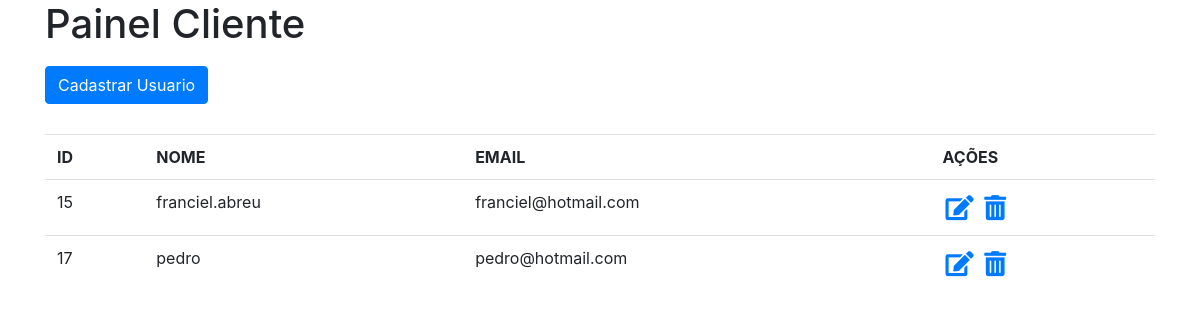
/projeto_Franciel/cliente.php, run on an earlier commit of the app's database.
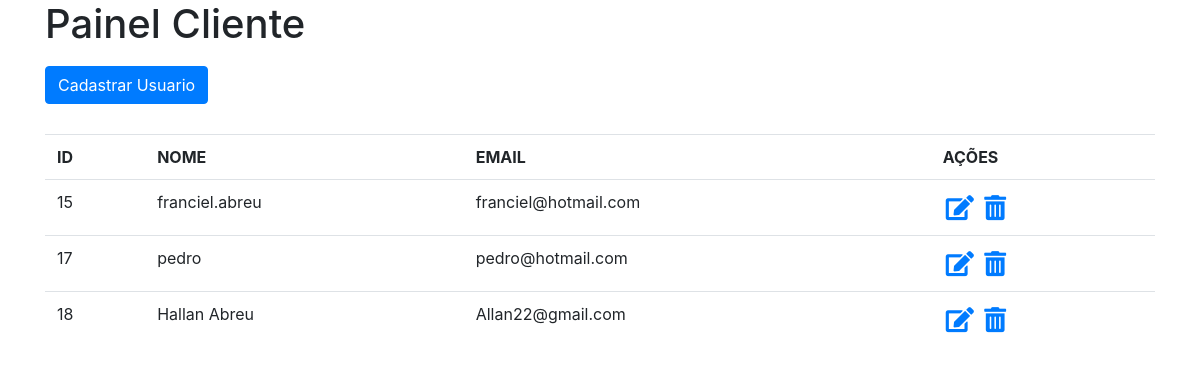
And on a later commit of the database.
### tables this page shows
CREATE TABLE `usuario` (
  `id` int(11) NOT NULL,
  `nome` varchar(150) NOT NULL,
  `email` varchar(150) NOT NULL,
  `senha` varchar(150) NOT NULL
);

### projeto_Franciel/cliente.class.php (called while the page is built, shortened)
<?php
Class Cliente{
    private $pdo;
    public function __construct()
    {
        $this->pdo = new PDO("mysql:dbname=projeto;host=localhost","root","");
    }
    public function getAll()
    {
        $sql=$this->pdo->prepare("SELECT * FROM usuario");
        $sql->execute();
        if ($sql->rowCount()>0) {
            return $sql->fetchAll();
        }else {
            return array();
        }
    }
}

### projeto_Franciel/cliente.php (the view, shortened to what this page needs)
<?php
require'./db/config.php';
require'cliente.class.php';
$cliente = new Cliente();
?>
<html lang="pt-br">
<head>
    <link rel="stylesheet" type="text/css" href="./css/style.css">
    <link rel="stylesheet" href="https://use.fontawesome.com/releases/v5.8.1/css/all.css">
    <link rel="stylesheet" type="text/css"
        href="https://stackpath.bootstrapcdn.com/bootstrap/4.3.1/css/bootstrap.min.css">
</head>
<div class="container">
    <h1>Painel Cliente</h1>
    <div>
        <a href="adicionar.php" class="botao btn btn-primary">Cadastrar Usuario</a>
    </div>
    <table class="table">
            <tr>
                <th>ID</th>
                <th>NOME</th>
                <th>EMAIL</th>
                <th>AÇÕES</th>
            </tr>
            <?php
             $lista = $cliente->getAll();
                 foreach($lista as $item):
            ?>
            <tr>
                <td><?php echo $item['id'];?></td>
                <td><?php echo $item['nome'];?></td>
                <td><?php echo $item['email'];?></td>
                <td>
                    <a href="editar.php?id=<?php echo $item['id'];?>" class="icone fas fa-edit"></a>
                     <a href="deletar.php?id=<?php echo $item['id'];?>" class="icone fas fa-trash-alt"></a>
                </td>
            </tr>
        <?php endforeach; ?>
    </table>

What changed in the data, as far as the page shows it:
added usuario: id "18", nome "Hallan Abreu", email "Allan22@gmail.com"
